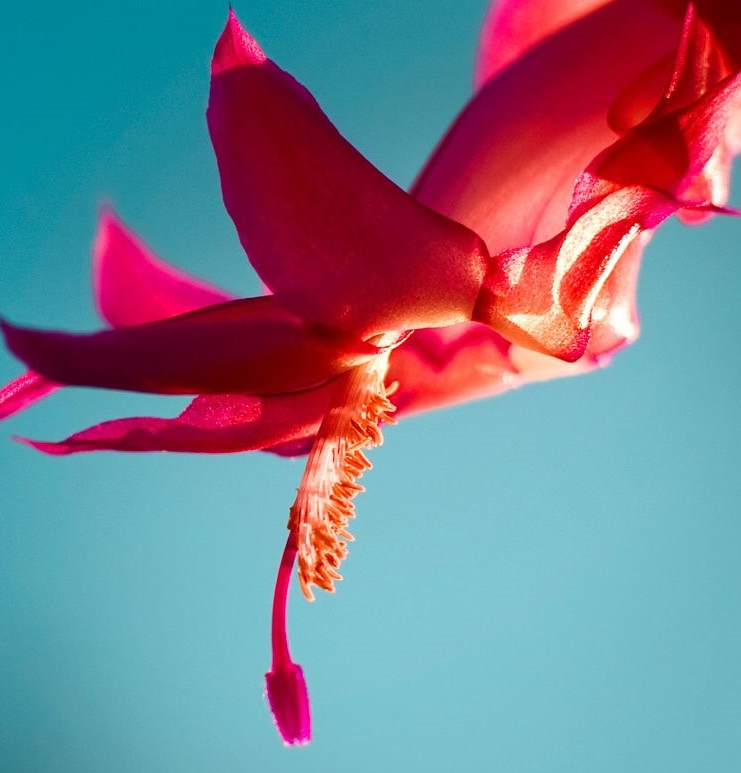
#> input picture Goruntu isleme/ekran.PNG, 741 x 773 px, found by its file name
$ python filtre2.py
#> lines starting #> are read from the running program, lines starting #| are printed output that depends on the picture; after the words box and inside, x2 and y2 are one past the last pixel; in counts of white or black regions, pixels touching at a corner belong together
import cv2
import matplotlib.pyplot as plt
import numpy as np

resim = cv2.imread("ekran.png")
#> resim is the input picture: shape (773, 741, 3); mean B, G, R 141.2, 125, 123.4
griresim=cv2.cvtColor(resim, cv2.COLOR_BGR2GRAY)
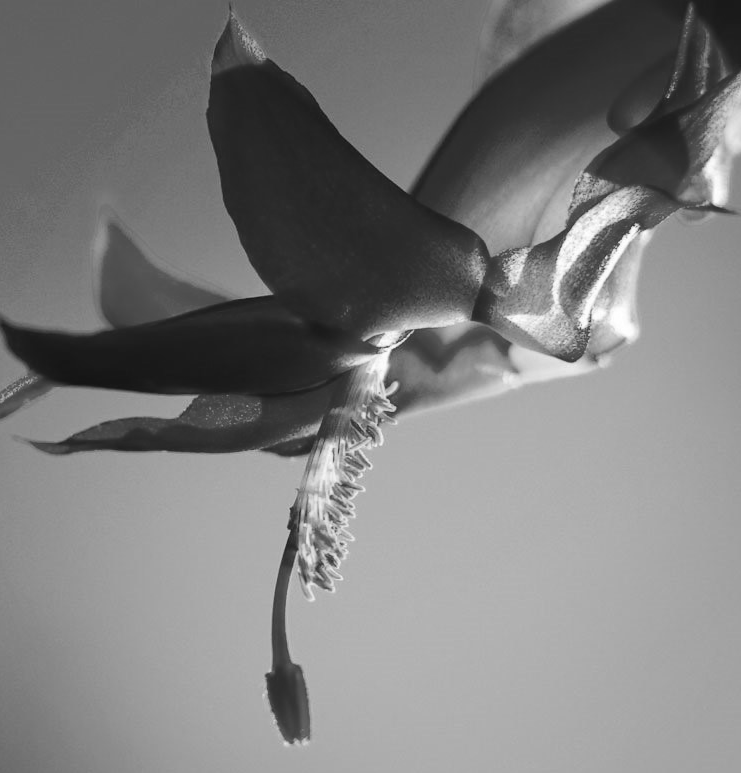
#> griresim: shape (773, 741); min 20, max 255, mean 126.3
cv2.imshow("griresim", griresim)

histogram=cv2.calcHist(griresim, [0], None, [256], [0,255])
#> histogram = 256 values, max 156 at index 97, min 0 at index 0, mean 2.89
plt.plot(histogram)
plt.show()
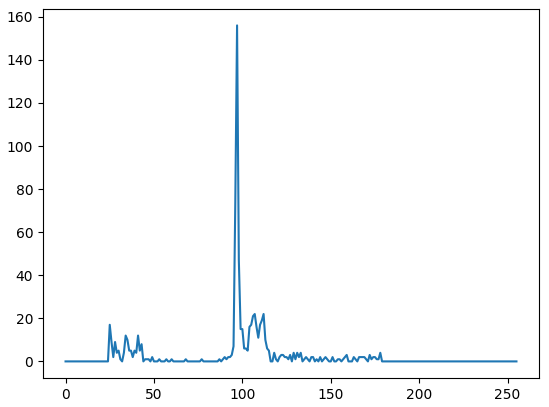
#> figure drawn by matplotlib, 1 panel; curve peaks at x = 97, y = 156

esik_deger=150
yeniresim=np.zeros_like(griresim)
for i in range(griresim.shape[0]):
    for j in range(griresim.shape[1]):
        if(griresim[i][j]>esik_deger):
            yeniresim[i][j]=255
        else:
            yeniresim[i][j]=0
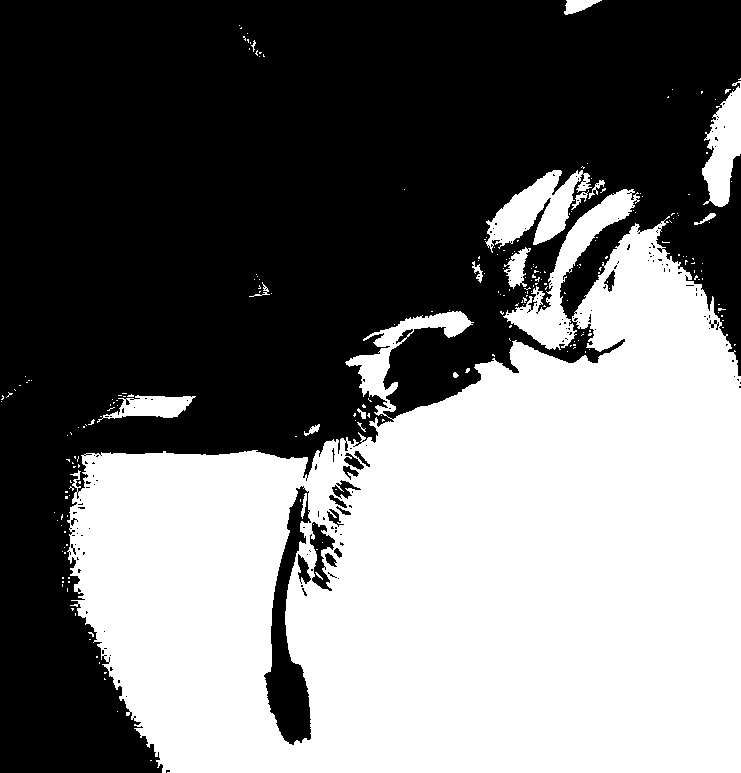
#> yeniresim: shape (773, 741); 45.3% white; 238 white regions (220 under 20 px), largest, box (x1, y1, x2, y2) and area: (67, 216, 741, 773) 244159, (503, 189, 640, 350) 4909, (485, 170, 592, 253) 3984

cv2.imshow("yeni resim", yeniresim)

# VEYA--> trh, yeniresim=cv2.threshold(yeniresim,esik_deger,255,cv2.THRESH_BINARY)

cv2.waitKey()

$ run again, with Goruntu isleme/moonlanding.png copied over Goruntu isleme/ekran.PNG
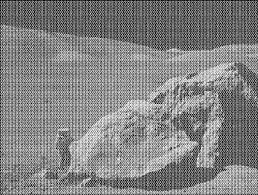
#> input picture Goruntu isleme/moonlanding.png, 258 x 195 px, found by its file name
#> resim is the input picture: shape (195, 258, 3); min 0, max 255, mean 130.9
#> histogram = 256 values, max 17 at index 0, min 0 at index 3, mean 1.01
#> `plt.show()`:
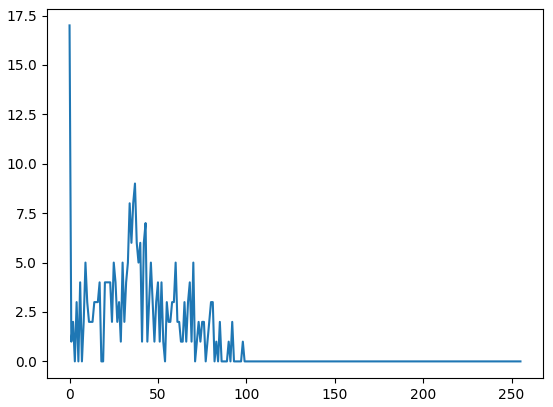
#> figure drawn by matplotlib, 1 panel; curve peaks at x = 0, y = 17
#> after the loop `for i in range(griresim.shape[0]):`:
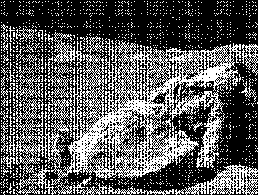
#> yeniresim: shape (195, 258); 35.2% white in thin lines or dots
